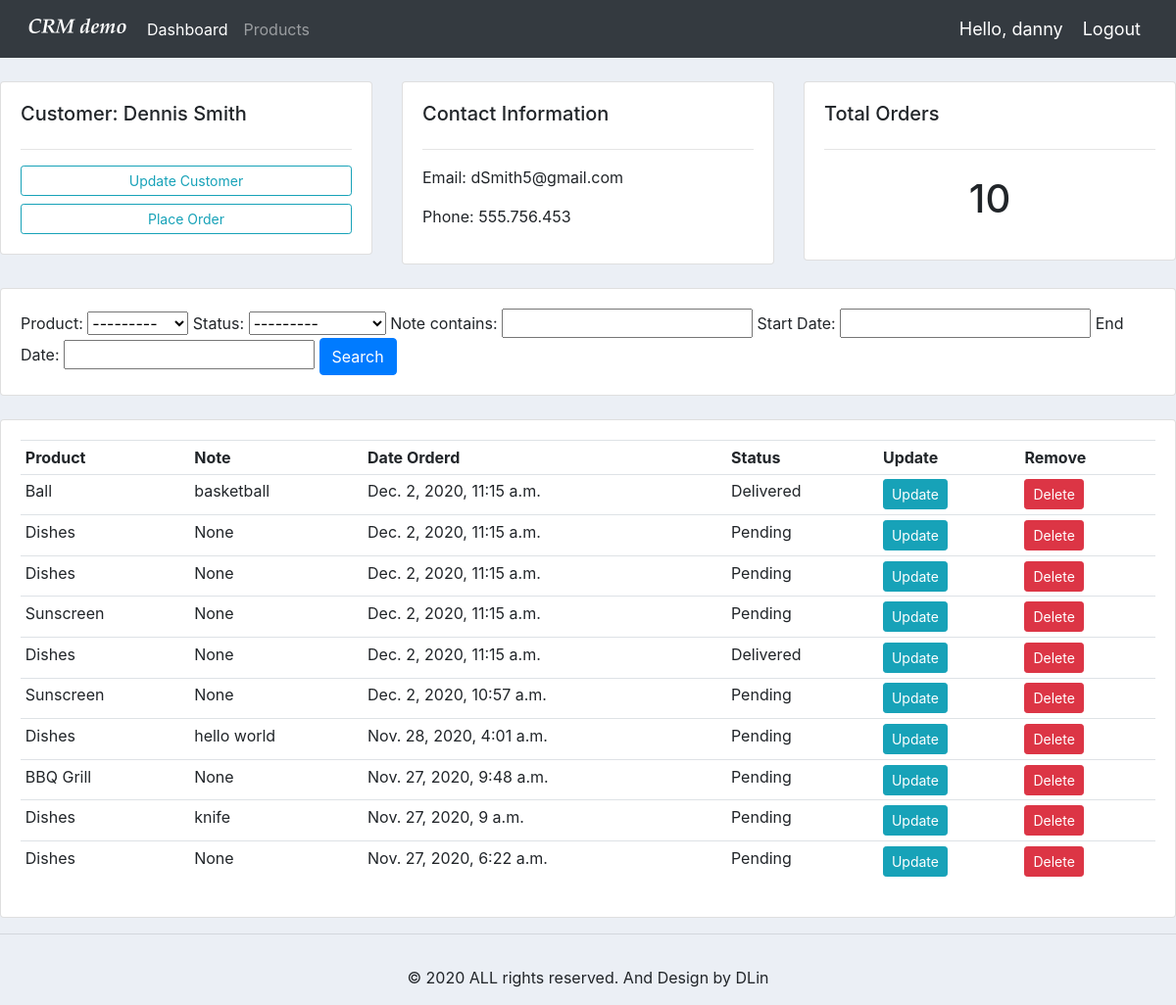
The app's page /customer/1/ (signed in), older data.
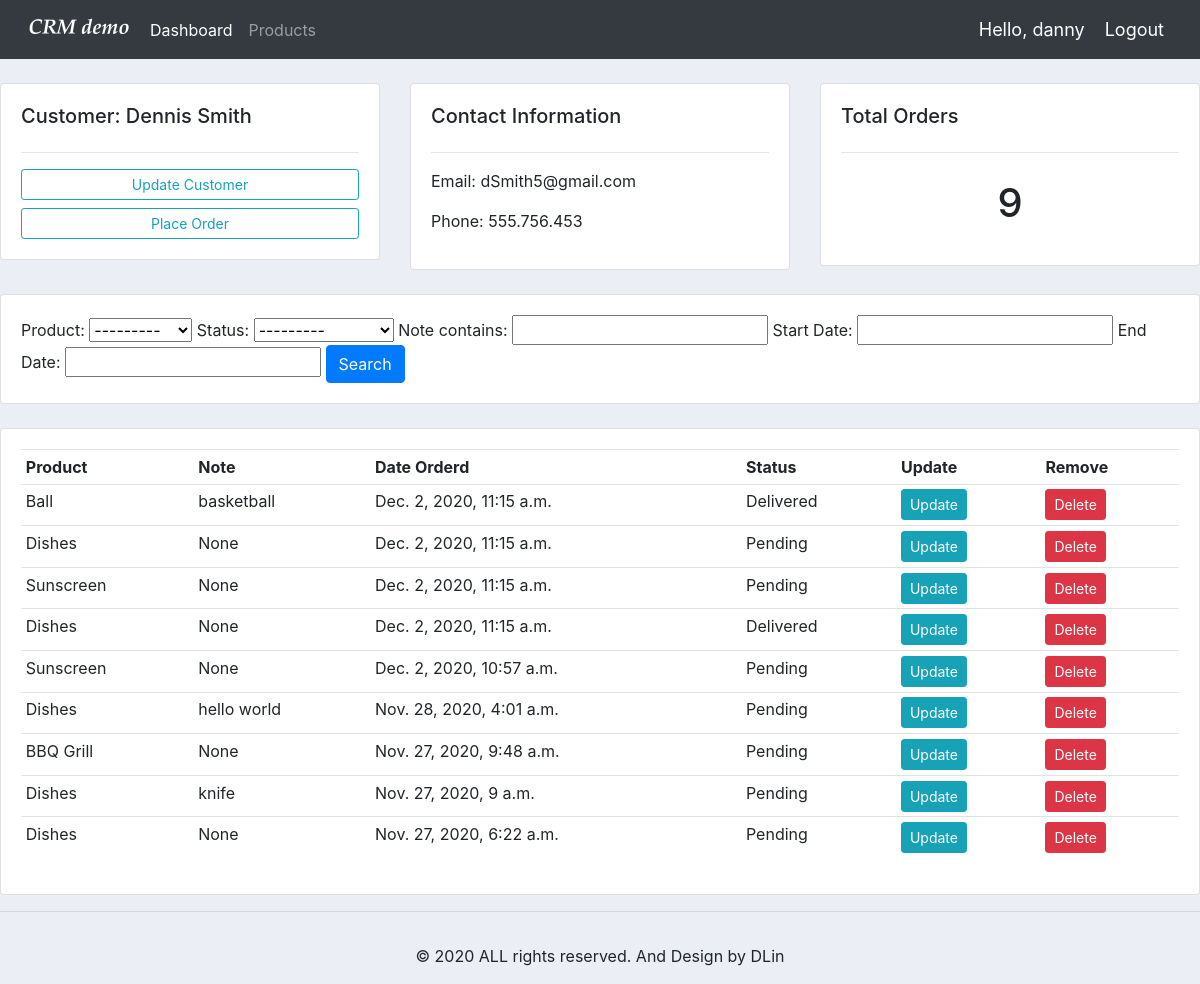
The same page, newer data.
### accounts/models.py (models this page shows, shortened)
class Customer(models.Model):
	user = models.OneToOneField(User, null=True, blank=True, on_delete=models.CASCADE)
	name = models.CharField(max_length=200, null=True)
	phone = models.CharField(max_length=200, null=True)
	email = models.CharField(max_length=200, null=True)
	profile_pic = models.ImageField(default="profile1.png", null=True, blank=True)
	date_created = models.DateTimeField(auto_now_add=True, null=True)

class Order(models.Model):
	STATUS = (
		('Pending', 'Pending'),
		('Out for delivery', 'Out for delivery'),
		('Delivered', 'Delivered'),
		)
	customer = models.ForeignKey(Customer, null=True, on_delete= models.SET_NULL)
	product = models.ForeignKey(Product, null=True, on_delete= models.SET_NULL)
	date_created = models.DateTimeField(auto_now_add=True, null=True)
	status = models.CharField(max_length=200, null=True, choices=STATUS)
	note = models.CharField(max_length=1000, null=True)

class Product(models.Model):
	CATEGORY = (
		('Indoor', 'Indoor'),
		('Out Door', 'Out Door'),
		)
	name = models.CharField(max_length=200, null=True)
	price = models.FloatField(null=True)
	category = models.CharField(max_length=200, null=True, choices=CATEGORY)
	description = models.CharField(max_length=200, null=True, blank=True)
	date_created = models.DateTimeField(auto_now_add=True, null=True)
	tags = models.ManyToManyField(Tag)
	def __str__(self):
		return str(self.name)

### accounts/decorators.py (the view)
		def wrapper_func(request, *args, **kwargs):
			group = None
			if request.user.groups.exists():
				group = request.user.groups.all()[0].name
			if group in allowed_roles:
				return view_func(request, *args, **kwargs)
			else:
				return HttpResponse('You are not authorized to view this page')

### accounts/views.py (called while the page is built)
@login_required(login_url='login')
@allowed_users(allowed_roles=['admin'])
def customer(request, pk):
	customer = Customer.objects.get(id=pk)
	orders = customer.order_set.all().order_by('-date_created')
	order_count = orders.count()
	myFilter = OrderFilter(request.GET, queryset=orders)
	orders = myFilter.qs
	context = {
			'customer': customer,
			'orders': orders,
			'order_count': order_count,
			'myFilter': myFilter
			}
	return render(request, 'accounts/customer.html', context)

### accounts/templates/accounts/customer.html
{% extends 'accounts/main.html' %}
{% block content %}
<br>
<div class="row">
	<div class="col-md">
		<div class="card card-body">
			<h5>Customer: {{ customer.name }}</h5>
			<hr>
			<a class="btn btn-outline-info  btn-sm btn-block" href="">Update Customer</a>
			<a class="btn btn-outline-info  btn-sm btn-block" href="{% url 'create_order' customer.id %}">Place Order</a>
		</div>
	</div>
	<div class="col-md">
		<div class="card card-body">
			<h5>Contact Information</h5>
			<hr>
			<p>Email: {{ customer.email }}</p>
			<p>Phone: {{ customer.phone }}</p>
		</div>
	</div>
	<div class="col-md">
		<div class="card card-body">
			<h5>Total Orders</h5>
			<hr>
			<h1 style="text-align: center;padding: 10px">{{ order_count }}</h1>
		</div>
	</div>
</div>
<br>
<div class="row">
	<div class="col">
		<div class="card card-body">
			<form method="get">
				{{ myFilter.form.product.label }}: {{ myFilter.form.product }}
				{{ myFilter.form.status.label }}: {{ myFilter.form.status }}
				{{ myFilter.form.note.label }}: {{ myFilter.form.note }}
				Start Date: {{ myFilter.form.start_date }}
				End Date: {{ myFilter.form.end_date }}
		    <button class="btn btn-primary" type="submit">Search</button>
		  </form>
		</div>
	</div>
</div>
<br>
<div class="row">
	<div class="col-md">
		<div class="card card-body">
			<table class="table table-sm">
				<tr>
					<th>Product</th>
					<th>Note</th>
					<th>Date Orderd</th>
					<th>Status</th>
					<th>Update</th>
					<th>Remove</th>
				</tr>
				{% for order in orders %}
					<tr>
						<td>{{ order.product }}</td>
						<td>{{ order.note }}</td>
						<td>{{ order.date_created }}</td>
						<td>{{ order.status }}</td>
						<td><a class="btn btn-sm btn-info" href="{% url 'update_order' order.id %}">Update</a></td>
						<td><a class="btn btn-sm btn-danger" href="{% url 'delete_order' order.id %}">Delete</a></td>
					</tr>
				{% endfor %}
			</table>
		</div>
	</div>
</div>
{% endblock %}

### accounts/templates/accounts/main.html (shortened to what this page needs)
{% load static %}
<!DOCTYPE html>
<html>
<head>
	<link rel="stylesheet" href="https://stackpath.bootstrapcdn.com/bootstrap/4.3.1/css/bootstrap.min.css">
	<link rel="stylesheet" type="text/css" href="{% static '/css/main.css' %}">
</head>
<body>
	{% include 'accounts/navbar.html' %}
	{% block content %}
	{% endblock %}
	<hr>
	<footer class="page-footer font-small blue">
	  <div class="footer-copyright text-center py-3">© 2020 ALL rights reserved. And Design by DLin
	  </div>
	</footer>
</body>
</html>

### accounts/templates/accounts/navbar.html (shortened to what this page needs)
{% load static %}
<nav class="navbar navbar-expand-lg navbar-dark bg-dark">
  <img src="{% static 'images/logo.png' %}">
  <div class="collapse navbar-collapse" id="navbarNav">
    <ul class="navbar-nav">
      {% if request.user.is_staff %}
      <li class="nav-item active">
        <a class="nav-link" href="{% url 'home' %}">Dashboard</a>
      </li>
      <li class="nav-item">
        <a class="nav-link" href="{% url 'products' %}">Products</a>
      </li>
      {% else %}
      <li class="nav-item">
        <a class="nav-link" href="{% url 'account' %}">Settings</a>
      </li>
      {% endif %}
    </ul>
  </div>
  <span class="hello-msg">Hello, {{request.user}}</span>
  <span><a class="hello-msg" href="{% url 'logout' %}">Logout</a></span>
</nav>

### static/css/main.css (style rules this page uses)
body { background-color: #ebeff5; }

### accounts/templates/accounts/navbar.html (style rules this page uses)
.hello-msg { font-size: 18px; color: #fff; margin-right: 20px; }

Row changes from the older to the newer data that the page shows:
removed Order: product "Dishes", note "None", date_created "Dec. 2, 2020, 11:15 a.m.", status "Pending"
Text that changed along with them:
{{ order_count }}: "10" → "9"
